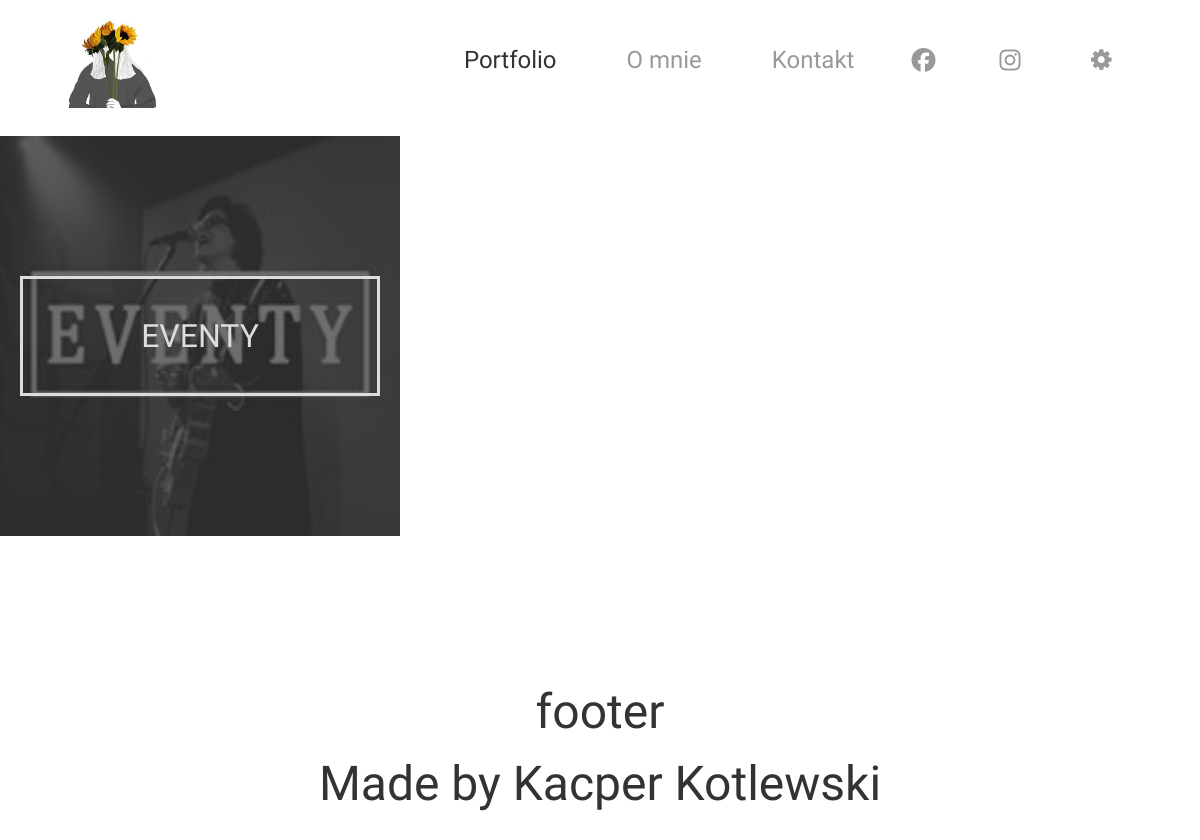
Page /portfolio on the earlier database version.
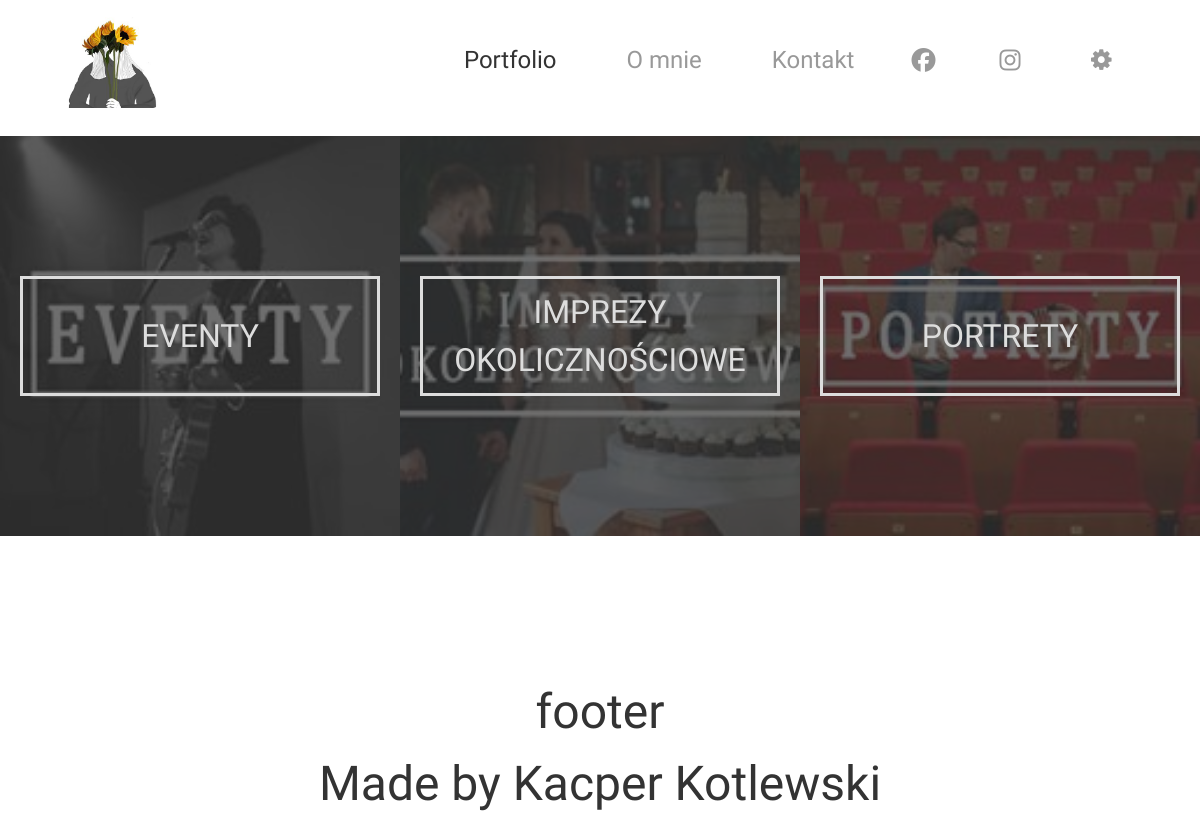
Same page on the later database version.
### pages/models.py (models this page shows, shortened)
class MenuTab(models.Model):
    name = models.CharField(max_length=128)
    page = models.ForeignKey(Page, on_delete=models.CASCADE, blank=True, null=True)
    is_external_link = models.BooleanField(default=False)
    external_link = models.CharField(max_length=128, blank=True, null=True)
    display = models.BooleanField(default=True)
    font_awesome_icon = models.CharField(max_length=128, blank=True, null=True)
    show_icon_only = models.BooleanField(default=False)
    is_a_logo = models.BooleanField(default=False)
    image_for_logo = models.ImageField(upload_to="logo", blank=True, null=True)
    to_new_tab = models.BooleanField(default=False)
    priority = models.DecimalField(default=0, decimal_places=0, max_digits=9999999)
    is_submenu = models.BooleanField(default=False)
    parent_menu = models.ForeignKey('self', on_delete=models.CASCADE, blank=True, null=True)

### images/models.py (models this page shows, shortened)
class Category(models.Model):
    visible_name = models.CharField(max_length=128, blank=True, null=True)
    friendly_link = models.CharField(max_length=128)
    display = models.BooleanField(default=True)
    display_as_category = models.BooleanField(default=True)
    relase_date = models.DateTimeField()
    background_image = models.ImageField(upload_to="pics/images", blank=True, null=True)

### portfolio/views.py (the view, shortened to what this page needs)
# urls.py: path('', views.Portfolio, name="portfolio"),
def Portfolio(request, category=None, group=None):
    name = "portfolio"
    if category == None:
        ctx = set_navname(name, base_context(request))
        ctx["subcat"] = __getSubactegories(category)
        return render(request, "portfolio.html", ctx)

### agatka/useful.py (called while the page is built)
def base_context(request):
    isDark = request.COOKIES['isDark'] if ('isDark' in request.COOKIES) else False
    menu_tabs = page_models.MenuTab.objects.filter(is_a_logo = False, display = True).order_by('-priority')
    for tab in menu_tabs:
        try:
            tab.link = "/" + tab.page.friendly_link if not tab.is_external_link else tab.external_link
        except:
            tab.link = None
    logos_querry = page_models.MenuTab.objects.filter(is_a_logo = True, display = True)
    Logo = logos_querry[0] if logos_querry.count() > 0 else None
    ctx = {
        "title" : "Agatka",
        "show_title" : False,
        "id_name" : "",
        "isDark" : isDark,
        "menu_tabs" : menu_tabs,
        "logo" : Logo,
        "settings": None,
        "page": None,
    }
    return ctx

def set_navname(name, ctx):
    ctx["id_name"] = name
    try:
        page = page_models.Page.objects.filter(id_name=name)[0]
        ctx["page"] = page
        ctx["settings"] = page_models.PagesSetting.objects.filter(page=page)[0]
        ctx["title"] = page.title
        ctx["show_title"] = True
    except:
        pass
    return ctx

### portfolio/views.py (called while the page is built)
def __getSubactegories(category=None):
    from images import models as imgMod
    subcatTemp = None
    if category != None:
        cat = imgMod.Category.objects.filter(friendly_link=category, display=True)[0]
        subcatTemp = imgMod.Group.objects.filter(category=cat)
    else:
        subcatTemp = imgMod.Category.objects.filter(display_as_category=True, display=True)
    return list(subcatTemp)

### portfolio/templates/portfolio.html (shortened to what this page needs)
{% extends "base.html" %}
{% block additional_include %}
    {% load static %}
    <link rel="stylesheet" href="{% static 'style/pages/portfolio.css' %}">
{% endblock %}
{% block content %}
    <div id="container">
        <section id="galleries">
            {% for cat in subcat %}
                <article id='gallery' class='photoGalleryMiniature'>
                <div class='image autofill hoverZoom1x5 hoverblur'>
                <div class='imgCanvas'><div class='imgContain'>
                <div class='overlay'>
                <a href='portfolio/{{cat.friendly_link}}'>
                <div class='title'>
                <span>{{cat.visible_name|upper}}</span>
                </div></a></div>
                <div class='picFill' style='background-image: url("{{cat.background_image.url}}");'></div>
                </div></div></div></article>
            {% endfor %}
        </section>
        <section id='imgGallery'>
        </section>
    </div>
{% endblock %}

### static_dirs/templates/base.html (shortened to what this page needs)
<!DOCTYPE html>
<html lang="pl">
    <head>
        <link rel="stylesheet" href="https://stackpath.bootstrapcdn.com/bootstrap/4.3.1/css/bootstrap.min.css">
        {% load static %}
        <link rel="stylesheet" href="{% static 'style/main/main.css' %}">
        <link rel="stylesheet" href="{% static 'style/main/imageLib.css' %}">
        <link rel="stylesheet" href="{% static 'style/main/topMenu.css' %}">
        <link rel="stylesheet" href="{% static 'style/main/lightMode.css' %}">
        <link rel="stylesheet" href="{% static 'fontello/css/fontello.css' %}">
        {% block additional_include %}{% endblock %}
</head>
<body class="lightMode">
    <div id="container">
    <div class="lightModeMenu" id="menuBar">
    <a href="./">
                <div id="logo" class="picFill" style="background-image: url('{{logo.image_for_logo.url}}');"></div>
                </a>
                <menu>
                    {% for tab in menu_tabs %}
                        <li><a href="{{tab.link}}" {% if tab.to_new_tab %}target="_blank"{% endif %} {% if tab.page == page %}class='hovered'{% endif %}}>
                            {% if tab.font_awesome_icon != "" %} <i class='fab fa-{{tab.font_awesome_icon}}'></i> {% endif %}
                            {% if not tab.show_icon_only %} {{tab.name}} {% endif %}
                        </a></li>
                    {% endfor %}
                    <div><li id="settings">
                        <i class="icon-cog"></i>
                        </li>
                    </div>
                </menu>
            </div>
            <div id="menuback"></div>
            <div id="main">
                {% block content %}{% endblock %}
                <footer>
                    <span>footer</span>
                    <span>Made by Kacper Kotlewski</span>
                </footer>
            </div>
        </div>
    </body>
</html>

### static_dirs/static/style/main/main.css (style rules this page uses)
html, body { width: 100%; height: 100%; margin: 0px; border: none; padding: 0px; overflow: hidden; overflow-y: visible; font-family: 'Exo 2', sans-serif; scrollbar-width: none; }
#container { overflow: hidden; }
#main { position: relative; overflow: hidden; width: 100vw; display: -ms-grid; display: grid; -ms-grid-columns: 1fr; grid-template-columns: 1fr; -ms-grid-rows: minmax(50vh, auto) 35vh; grid-template-rows: minmax(50vh, auto) 35vh; }
#main footer { -ms-grid-row: 2; -ms-grid-row-span: 1; grid-row: 2/3; display: -webkit-box; display: -ms-flexbox; display: flex; -webkit-box-pack: center; -ms-flex-pack: center; justify-content: center; -webkit-box-align: center; -ms-flex-align: center; align-items: center; -webkit-box-orient: vertical; -webkit-box-direction: normal; -ms-flex-direction: column; flex-direction: column; font-size: 3em; }
.picFill { width: 100%; height: 100%; background-position: center; background-repeat: no-repeat; background-size: cover; }

### static_dirs/static/style/main/imageLib.css (style rules this page uses)
div.image { position: relative; width: 100%; }
div.image.autofill { height: 100%; }
div.image .imgCanvas { position: absolute; top: 0; left: 0; right: 0; bottom: 0; height: 100%; width: 100%; }
div.image .imgCanvas .imgContain { height: 100%; width: 100%; overflow: hidden; position: relative; top: 0px; bottom: 0px; left: 0px; right: 0px; float: left; display: inline-block; }
div.image .imgCanvas .imgContain .picFill { height: 100%; width: 100%; -webkit-transition: all .5s; transition: all .5s; background-size: cover; }
div.image .imgCanvas .imgContain .picFill:before { content: ""; display: none; height: 100%; width: 100%; position: absolute; top: 0; left: 0; }
div.image .imgCanvas .imgContain .overlay { -webkit-transition: all .5s; transition: all .5s; width: 100%; height: 100%; position: absolute; z-index: 7; display: -ms-grid; display: grid; -ms-grid-columns: 1fr; grid-template-columns: 1fr; -ms-grid-rows: 1fr; grid-template-rows: 1fr; }
div.image .imgCanvas .imgContain .overlay a, div.image .imgCanvas .imgContain .overlay div#title { display: inline-block; height: 100%; width: 100%; color: #ddd; text-align: center; text-decoration: none; }

### static_dirs/static/style/main/topMenu.css (style rules this page uses)
#menuBar { z-index: 50; position: fixed; top: 0px; overflow: hidden; width: 100vw; display: -ms-grid; display: grid; padding-left: 50px; }
#menuBar menu { z-index: 50; padding: 0px; margin: 0px; height: 100%; width: 100%; -ms-flex-line-pack: center; align-content: center; -webkit-box-pack: end; -ms-flex-pack: end; justify-content: flex-end; -webkit-box-align: center; -ms-flex-align: center; align-items: center; }
#menuBar menu li { padding: 0px; padding-right: 25px; padding-left: 25px; margin: 0px; list-style: none; }
#menuBar menu li a, #menuBar menu li i { text-decoration: none; }
#menuBar menu li i { position: relative; display: inline-block; padding: 7px; }
#menuBar div { display: -webkit-box; display: -ms-flexbox; display: flex; -webkit-box-pack: end; -ms-flex-pack: end; justify-content: flex-end; -webkit-box-align: end; -ms-flex-align: end; align-items: flex-end; }
#menuBar div i { display: -webkit-box; display: -ms-flexbox; display: flex; -webkit-box-pack: end; -ms-flex-pack: end; justify-content: flex-end; -webkit-box-align: end; -ms-flex-align: end; align-items: flex-end; }
#logo { margin: 10%; width: 80%; height: 80%; padding: 0px; border-radius: 5%; }
@media (orientation: landscape) and (min-width: 1000px) and (max-width: 2000px) { #menuBar { font-size: 1.5rem; } }
@media (orientation: landscape) and (min-width: 750px) { #menuBar { height: 15vh; -ms-grid-columns: 15vh 1fr 50px; grid-template-columns: 15vh 1fr 50px; } }
@media (orientation: landscape) and (min-width: 750px) { #menuBar menu { display: -webkit-box; display: -ms-flexbox; display: flex; -webkit-box-orient: horizontal; -webkit-box-direction: normal; -ms-flex-direction: row; flex-direction: row; } }
@media (orientation: landscape) and (min-width: 750px) { #menuback { width: 100vw; height: 15vh; } }

### static_dirs/static/style/main/lightMode.css (style rules this page uses)
.lightMode { color: #333; background-color: white; }
.lightModeMenu { color: #999; background-color: white; }
.lightModeMenu a, .lightModeMenu i, .lightModeMenu div { color: #999; }
.lightModeMenu .hovered { color: #333; }

Differences in the rows shown:
added Category: visible_name "IMPREZY OKOLICZNOŚCIOWE", background_image (picture)
added Category: visible_name "PORTRETY", background_image (picture)
